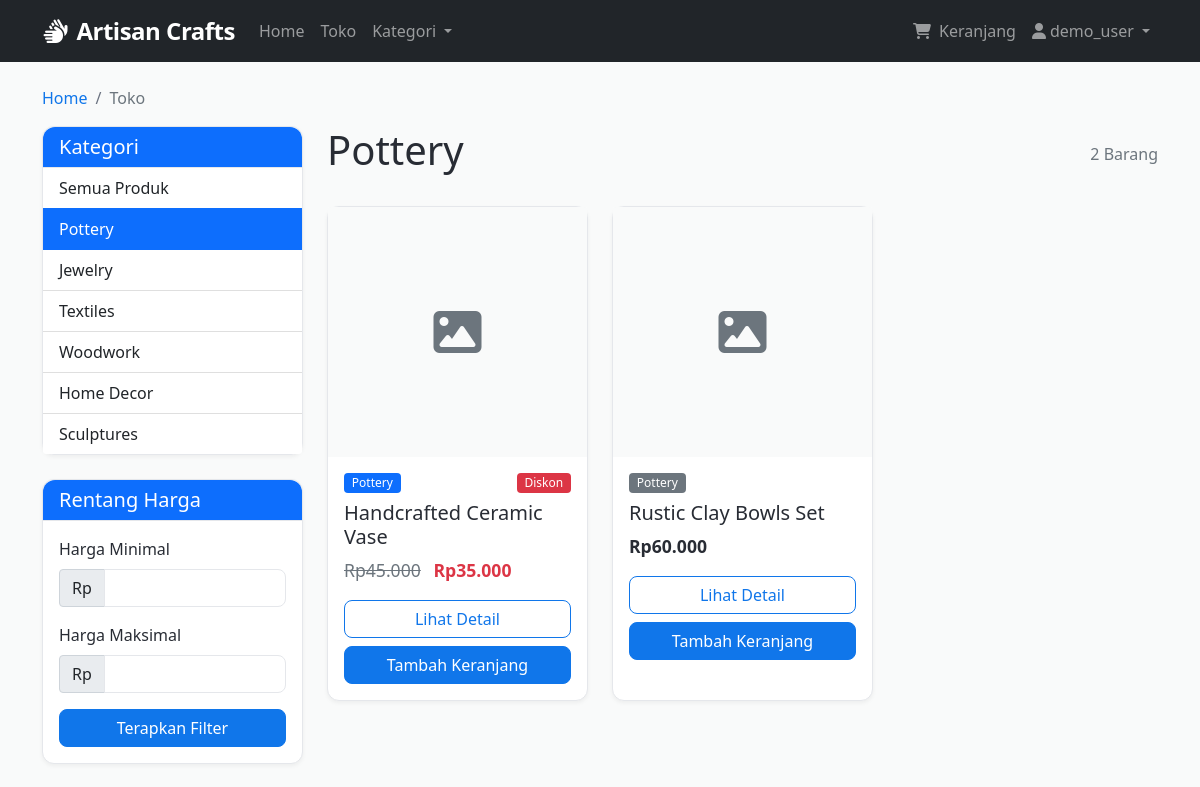
The page /products?category=PT (signed in, upper part) on the database as committed earlier.
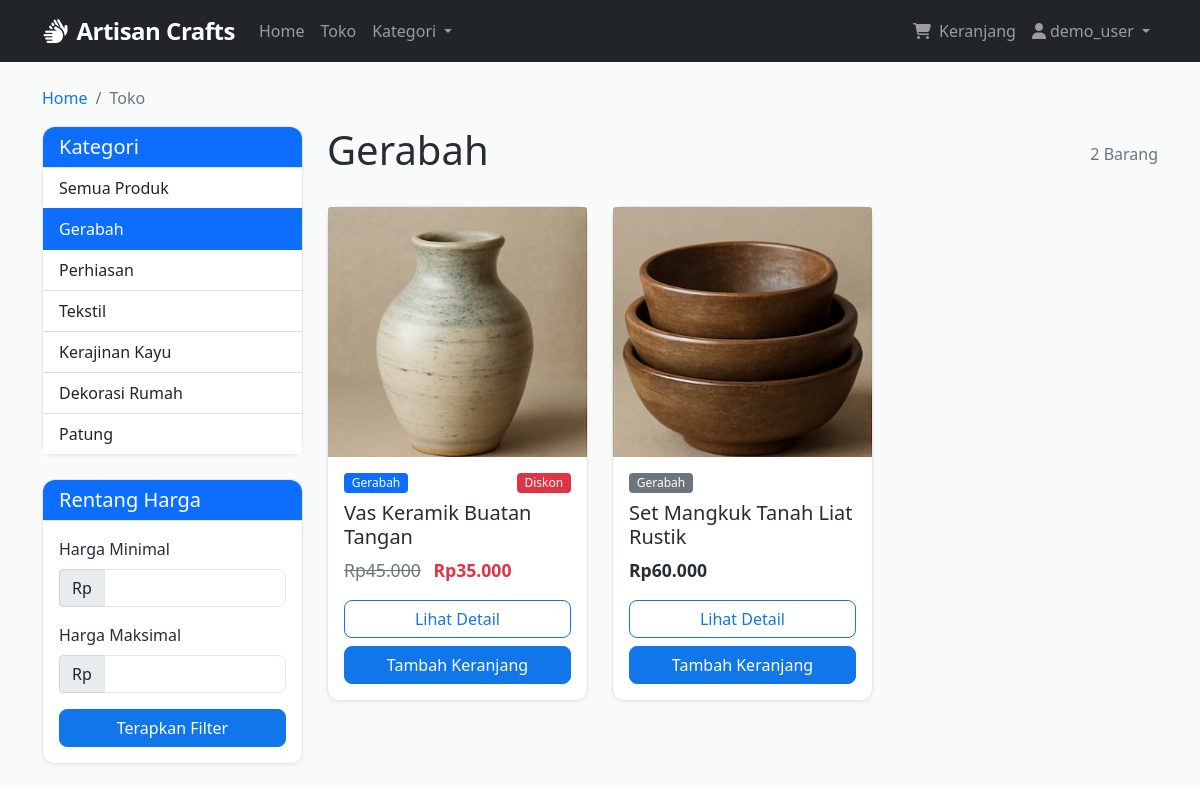
The same page on the database as committed later.
### models.py (models this page shows, shortened)
class Category(db.Model):
    id = db.Column(db.Integer, primary_key=True)
    code = db.Column(db.String(2), unique=True, nullable=False)
    name = db.Column(db.String(100), nullable=False)
    items = db.relationship('Item', backref='category', lazy=True)

class Item(db.Model):
    id = db.Column(db.Integer, primary_key=True)
    title = db.Column(db.String(200), nullable=False)
    slug = db.Column(db.String(200), unique=True, nullable=False)
    description = db.Column(db.Text, nullable=False)
    price = db.Column(db.Numeric(10, 2), nullable=False)
    discount_price = db.Column(db.Numeric(10, 2), nullable=True)
    image_url = db.Column(db.String(500), nullable=True)
    category_id = db.Column(db.Integer, db.ForeignKey('category.id'), nullable=False)
    label = db.Column(db.String(1), default='P')  # P=Primary, S=Secondary, D=Danger
    date_added = db.Column(db.DateTime, default=datetime.utcnow)
    order_items = db.relationship('OrderItem', backref='item', lazy=True)
    def get_absolute_url(self):
        return f'/product/{self.slug}'
    def get_add_to_cart_url(self):
        return f'/add-to-cart/{self.slug}'
    def get_label_display(self):
        if self.label == 'P':
            return 'primary'
        elif self.label == 'S':
            return 'secondary'
        elif self.label == 'D':
            return 'danger'
        return 'primary'

### core/routes.py (the view, shortened to what this page needs)
@bp.route('/products')
def products():
    categories = [(cat.code, cat.name) for cat in Category.query.all()]
    query = Item.query
    category_filter = request.args.get('category')
    if category_filter:
        query = query.join(Category).filter(Category.code == category_filter)
    min_price = request.args.get('min_price', type=float)
    max_price = request.args.get('max_price', type=float)
    sort_by = request.args.get('sort', 'default')
    if sort_by == 'price_asc':
        query = query.order_by(Item.price.asc())
    elif sort_by == 'price_desc':
        query = query.order_by(Item.price.desc())
    elif sort_by == 'name_asc':
        query = query.order_by(Item.title.asc())
    elif sort_by == 'name_desc':
        query = query.order_by(Item.title.desc())
    else:
        query = query.order_by(Item.date_added.desc())
    page = request.args.get('page', 1, type=int)
    per_page = 12
    items = query.paginate(page=page, per_page=per_page, error_out=False)
    return render_template('products.html',
                         items=items,
                         categories=categories)

### app.py (called while the page is built)
def format_rupiah(value):
    if value is None:
        return ""
    harga_ribuan = int(value) * 1000
    return f"Rp{harga_ribuan:,}".replace(',', '.')

### core/routes.py (called while the page is built, shortened)
def get_or_create_order():
    if 'user_id' in session:
        order = Order.query.filter_by(user_id=session['user_id'], ordered=False).first()
        if not order:
            order = Order(user_id=session['user_id'])
            db.session.add(order)
            db.session.commit()
    return order

@bp.app_context_processor
def inject_cart_count():
    try:
        order = get_or_create_order()
        cart_count = order.get_item_count() if order else 0
    except:
        cart_count = 0
    return dict(cart_count=cart_count)

### models.py (called while the page is built)
    def get_item_count(self):
        return sum(item.quantity for item in self.items)

### templates/products.html (shortened to what the changed rows need)
{% extends 'base.html' %}
{% block content %}
<div class="container mt-4">
    <div class="row">
        <div class="col-lg-3 mb-4">
            <div class="card">
                <div class="list-group list-group-flush">
                    <a href="{{ url_for('core.products') }}" class="list-group-item list-group-item-action{% if not request.args.get('category') %} active{% endif %}">
                        Semua Produk
                    </a>
                    {% for cat_code, cat_name in categories %}
                    <a href="{{ url_for('core.products', category=cat_code) }}" class="list-group-item list-group-item-action{% if request.args.get('category') == cat_code %} active{% endif %}">
                        {{ cat_name }}
                    </a>
                    {% endfor %}
                </div>
            </div>
        </div>
        <div class="col-lg-9">
            <div class="d-flex justify-content-between align-items-center mb-4">
                <h1>
                    {% if request.args.get('category') %}
                        {% for cat_code, cat_name in categories %}
                            {% if request.args.get('category') == cat_code %}
                                {{ cat_name }}
                            {% endif %}
                        {% endfor %}
                    {% else %}
                        Kerajinan Tangan
                    {% endif %}
                </h1>
                <span class="text-muted">{{ items.total }} Barang</span>
            </div>
            <div class="row g-4">
                {% for item in items.items %}
                <div class="col-md-6 col-lg-4">
                    <div class="card product-card h-100">
                        {% if item.image_url %}
                        <img src="{{ url_for('static', filename='images/' + item.image_url) }}" class="card-img-top" alt="{{ item.title }}">
                        {% else %}
                        <div class="card-img-top product-placeholder">
                            <i class="fas fa-image fa-3x text-muted"></i>
                        </div>
                        {% endif %}
                        <div class="card-body">
                            <div class="d-flex justify-content-between mb-2">
                                <span class="badge bg-{{ item.get_label_display() }}">
                                    {{ item.category.name }}
                                </span>
                                {% if item.discount_price %}
                                <span class="badge bg-danger">Diskon</span>
                                {% endif %}
                            </div>
                            <h5 class="card-title">{{ item.title }}</h5>
                            <div class="product-price mb-3">
                                {% if item.discount_price %}
                                <span class="text-muted text-decoration-line-through me-2">{{ item.price|rupiah }}</span>
                                <span class="fw-bold text-danger">{{ item.discount_price|rupiah }}</span>
                                {% else %}
                                <span class="fw-bold">{{ item.price|rupiah }}</span>
                                {% endif %}
                            </div>
                            <div class="d-grid gap-2">
                                <a href="{{ item.get_absolute_url() }}" class="btn btn-outline-primary">Lihat Detail</a>
                                <a href="{{ item.get_add_to_cart_url() }}" class="btn btn-primary">Tambah Keranjang</a>
                            </div>
                        </div>
                    </div>
                </div>
                {% endfor %}
            </div>
        </div>
    </div>
</div>
{% endblock %}

Rows that differ between the two databases and show on the page:
changed Category: name "Pottery" → "Gerabah"
changed Category: name "Jewelry" → "Perhiasan"
changed Category: name "Textiles" → "Tekstil"
changed Category: name "Woodwork" → "Kerajinan Kayu"
changed Category: name "Home Decor" → "Dekorasi Rumah"
changed Category: name "Sculptures" → "Patung"
changed Item "Rp45.000": image_url: picture added; category.name "Pottery" → "Gerabah"; title "Handcrafted Ceramic Vase" → "Vas Keramik Buatan Tangan"; image_url empty → "1.png" (drawn)
changed Item "Rp60.000": image_url: picture added; category.name "Pottery" → "Gerabah"; title "Rustic Clay Bowls Set" → "Set Mangkuk Tanah Liat Rustik"; image_url empty → "2.png" (drawn)
